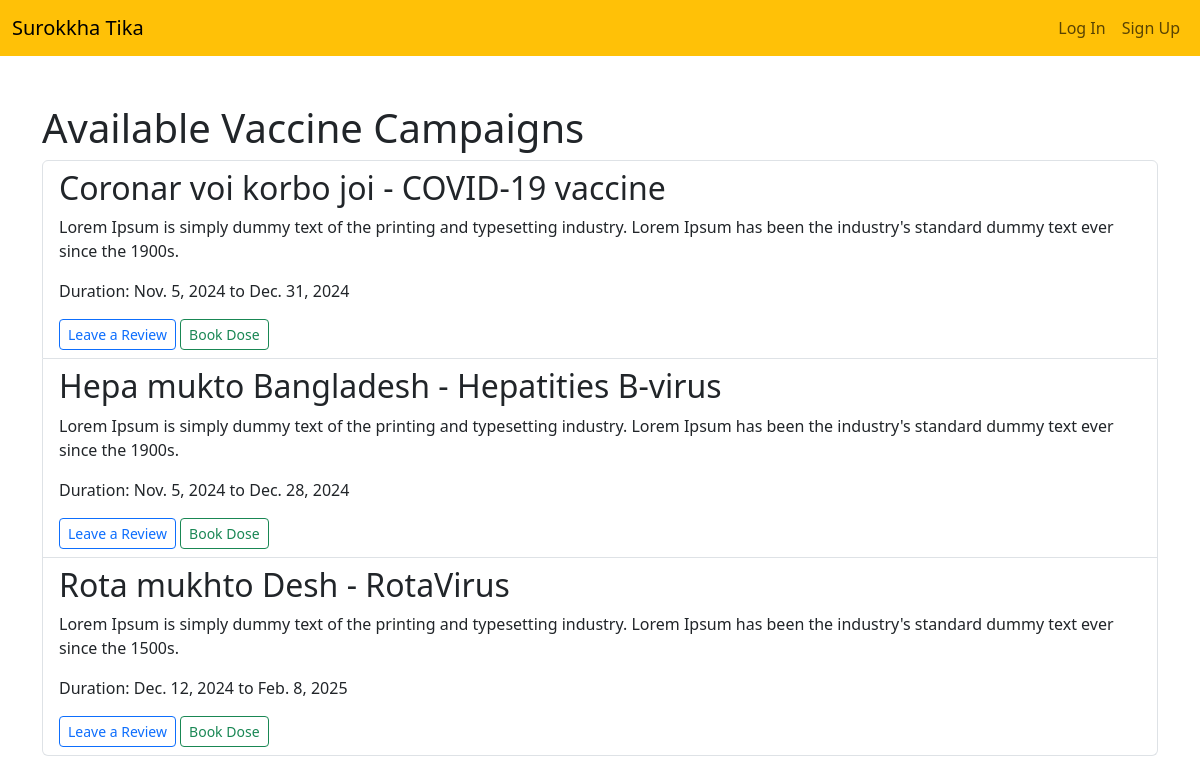
Page /campaigns/ on the committed database.
### campaign/models.py (models this page shows, shortened)
class Campaign(models.Model):
    doctor = models.ForeignKey(User, on_delete=models.CASCADE, limit_choices_to={'doctor__role': 'Doctor'})
    vaccine = models.ForeignKey(Vaccine, on_delete=models.CASCADE)
    title = models.CharField(max_length=100)
    description = models.TextField()
    start_date = models.DateField()
    end_date = models.DateField()
    is_active = models.BooleanField(default=True)
    image = models.ImageField(upload_to="campaign/images", null=True)

### vaccine/models.py (models this page shows, shortened)
class Vaccine(models.Model):
    name = models.CharField(max_length=20)
    description = models.TextField()
    manufacturer = models.CharField(max_length=250)
    image = models.ImageField(upload_to="vaccine/images", null=True)
    available_doses = models.IntegerField(null=True, blank=True)
    admin_route = models.CharField(max_length=50, null=True, blank=True)
    side_effects = models.TextField(null=True, blank=True)

### campaign/views.py (the view)
# urls.py: path('campaigns/', views.campaign_list, name='campaign_list'),
def campaign_list(request):
    campaigns = Campaign.objects.all()
    return render(request, 'campaign/campaign_list.html', {'campaigns': campaigns})

### campaign/templates/campaign/campaign_list.html (shortened to what this page needs)
<!DOCTYPE html>
<html lang="en">
<head>
    <link href="https://cdn.jsdelivr.net/npm/bootstrap@5.3.3/dist/css/bootstrap.min.css" rel="stylesheet">
</head>
<body>
    <nav class="navbar navbar-expand-lg navbar-light bg-warning">
        <div class="container-fluid">
            <a class="navbar-brand" href="{% url 'home' %}">Surokkha Tika</a>
            <div class="collapse navbar-collapse" id="navbarNav">
                <ul class="navbar-nav ms-auto">
                    {% if user.is_authenticated %}
                        <li class="nav-item">
                            <a class="nav-link" href="{% url 'profile' %}">Profile</a>
                        </li>
                        <li class="nav-item">
                            <a class="nav-link" href="{% url 'logout' %}">Log Out</a>
                        </li>
                    {% else %}
                        <li class="nav-item">
                            <a class="nav-link" href="{% url 'login' %}">Log In</a>
                        </li>
                        <li class="nav-item">
                            <a class="nav-link" href="{% url 'register_choice' %}">Sign Up</a>
                        </li>
                    {% endif %}
                </ul>
            </div>
        </div>
    </nav>
    <div class="container mt-5">
        <h1>Available Vaccine Campaigns</h1>
        <ul class="list-group">
            {% for campaign in campaigns %}
                <li class="list-group-item">
                    <h2>{{ campaign.title }} - {{ campaign.vaccine.name }}</h2>
                    <p>{{ campaign.description }}</p>
                    <p>Duration: {{ campaign.start_date }} to {{ campaign.end_date }}</p>
                    <a href="{% url 'add_review' campaign.id %}" class="btn btn-outline-primary btn-sm">Leave a Review</a>
                    <a href="{% url 'book_dose' %}" class="btn btn-outline-success btn-sm">Book Dose</a>
                </li>
            {% empty %}
                <li class="list-group-item text-center">No available campaigns at this time.</li>
            {% endfor %}
        </ul>
    </div>
</body>
</html>

### rows in the picture
Campaign: title "Coronar voi korbo joi", vaccine.name "COVID-19 vaccine", description "Lorem Ipsum is simply dummy text of the printing and typesetting industry. Lorem Ipsum has been the industry's standard dummy text ever since the 1900s.", start_date "Nov. 5, 2024", end_date "Dec. 31, 2024"
Campaign: title "Hepa mukto Bangladesh", vaccine.name "Hepatities B-virus", description "Lorem Ipsum is simply dummy text of the printing and typesetting industry. Lorem Ipsum has been the industry's standard dummy text ever since the 1900s.", start_date "Nov. 5, 2024", end_date "Dec. 28, 2024"
Campaign: title "Rota mukhto Desh", vaccine.name "RotaVirus", description "Lorem Ipsum is simply dummy text of the printing and typesetting industry. Lorem Ipsum has been the industry's standard dummy text ever since the 1500s.", start_date "Dec. 12, 2024", end_date "Feb. 8, 2025"
